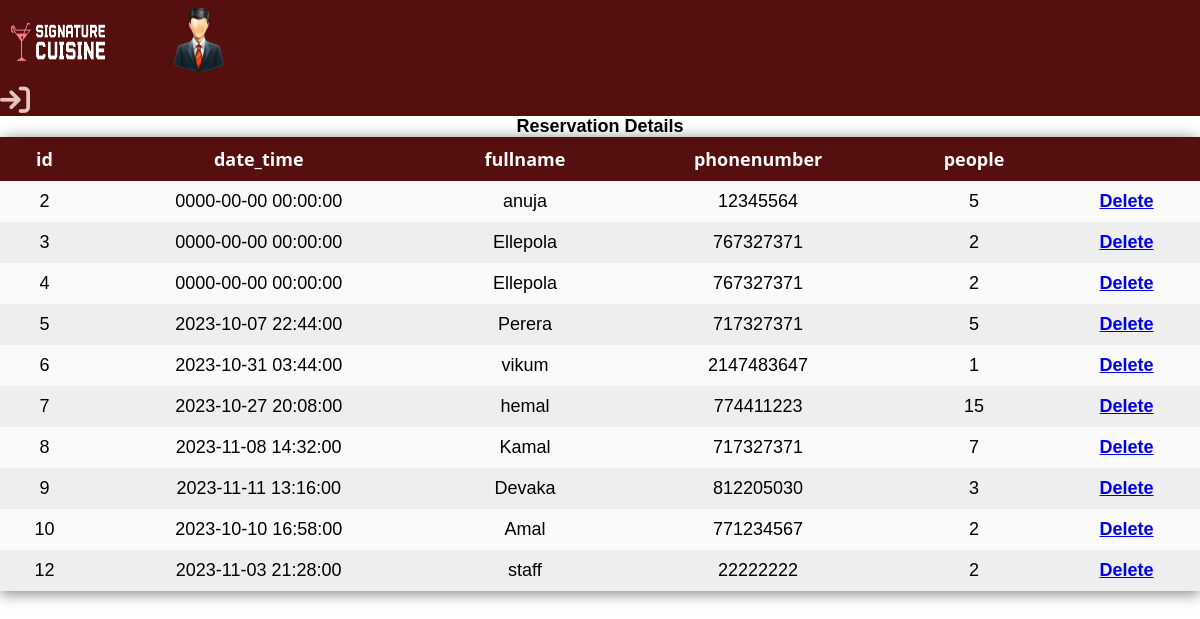
Page /staff.php on the committed database.
### tables this page shows
CREATE TABLE `reservation` (
  `id` int(11) NOT NULL,
  `date_time` datetime NOT NULL,
  `fullname` varchar(50) NOT NULL,
  `phonenumber` int(50) NOT NULL,
  `people` int(50) NOT NULL
);

### staff.php (the view, shortened to what this page needs)
<!Doctype html>
<html>
<head>
    <link rel="stylesheet" type="text/css" href="https://cdnjs.cloudflare.com/ajax/libs/font-awesome/6.4.2/css/all.min.css" />
    <link rel="stylesheet" href="staff.css">
</head>
<nav  class="navbar navbar-expand-lg navbar-light px-5" style="background-color:rgb(86, 15, 15);">
    <a class="navbar-brand ml-5" href="staff.php">
        <img src="./Home image/456.png " width="120" height="80" alt="Signaturecruisine">
        <img src="./assets/images/logo1.png" width="150" height="80" alt="">
    </a>
    <div class="user-cart">
        <?php
        if(isset($_SESSION['user_id'])){
          ?>
          <a href="" style="text-decoration:none;">
            <a href="logout.php"><i class="fa fa-user mr-5" style="font-size:30px; color:black;" aria-hidden="true"></i></a>
         </a>
          <?php
        } else {
            ?>
            <a href="logout.php" style="text-decoration:none;">
                    <i class="fa fa-sign-in mr-5" style="font-size:30px; color:rgb(232, 194, 194);" aria-hidden="true"></i>
            </a>
            <?php
        } ?>
    </div>
</nav>
            <center><h1> Reservation Details </h1></center>
  <table class="table">
    <thead>
      <tr>
        <th class="text-center">id</th>
        <th class="text-center">date_time</th>
        <th class="text-center">fullname</th>
        <th class="text-center">phonenumber</th>
        <th class="text-center">people</th>
        <th class="text-center"></th>
      </tr>
    </thead>
    <?php
$conn = mysqli_connect('localhost','root','','restaurant');
      $sql="SELECT * from reservation";
      $result=$conn-> query($sql);
      if ($result-> num_rows > 0){
        while ($row=$result-> fetch_assoc()) {
    ?>
    <tr>
      <td><?php echo $row['id']?></td>
      <td><?php echo $row['date_time']?></td>
      <td><?php echo $row["fullname"]?></td>
      <td><?php echo $row["phonenumber"]?></td>
      <td><?php echo $row["people"]?></td>
      <div class="delete"><td><a href="deletereservation.php?id=<?php echo $row['id'];?>" class="btn btn-danger">Delete</a></td></div>
    </tr>
    <?php
        }
    }
    ?>
  </table>

### staff.css (style rules this page uses)
* { margin: 0; padding: 0; font-family: Verdana, Geneva, Tahoma, sans-serif; font-size: 18px; }
table { width: 100%; border-collapse: collapse; border-spacing: 0; box-shadow: 0 2px 15px rgba(64, 64, 64, .7); border-radius: 12px 12px 0 0; margin-bottom: 50px; }
td, th { padding: 10px 16px; text-align: center; }
th { background-color: rgb(86, 15, 15); color: #fafafa; font-family: 'Open Sans', Sans-serif; font-weight: bold; }
tr { width: 100%; background-color: #fafafa; font-family: Verdana, Geneva, Tahoma, sans-serif; }
tr:nth-child(even) { background-color: #eeeeee; }
.btn { font-weight: 700; height: 36px; -moz-user-select: none; -webkit-user-select: none; user-select: none; cursor: default; }

### rows in the picture
reservation: id "2", date_time "0000-00-00 00:00:00", fullname "anuja", phonenumber "12345564", people "5"
reservation: id "3", date_time "0000-00-00 00:00:00", fullname "Ellepola", phonenumber "767327371", people "2"
reservation: id "4", date_time "0000-00-00 00:00:00", fullname "Ellepola", phonenumber "767327371", people "2"
reservation: id "5", date_time "2023-10-07 22:44:00", fullname "Perera", phonenumber "717327371", people "5"
reservation: id "6", date_time "2023-10-31 03:44:00", fullname "vikum", phonenumber "2147483647", people "1"
reservation: id "7", date_time "2023-10-27 20:08:00", fullname "hemal", phonenumber "774411223", people "15"
reservation: id "8", date_time "2023-11-08 14:32:00", fullname "Kamal", phonenumber "717327371", people "7"
reservation: id "9", date_time "2023-11-11 13:16:00", fullname "Devaka", phonenumber "812205030", people "3"
reservation: id "10", date_time "2023-10-10 16:58:00", fullname "Amal", phonenumber "771234567", people "2"
reservation: id "12", date_time "2023-11-03 21:28:00", fullname "staff", phonenumber "22222222", people "2"
